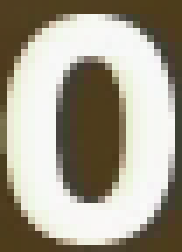
#> input picture assets/wins/0.png, 26 x 36 px, found by its file name (shown 7 times larger)
$ python wins_factory.py
#> lines starting #> are read from the running program, lines starting #| are printed output that depends on the picture
import cv2
import numpy as np

from config import *
from src.service import calc_zncc

TEMPLATE_DIGITS = {
    '0': cv2.imread('./assets/wins/0.png'),
    '1': cv2.imread('./assets/wins/1.png'),
    '2': cv2.imread('./assets/wins/2.png'),
    '3': cv2.imread('./assets/wins/3.png'),
    '4': cv2.imread('./assets/wins/4.png'),
    '5': cv2.imread('./assets/wins/5.png'),
    '6': cv2.imread('./assets/wins/6.png'),
    '7': cv2.imread('./assets/wins/7.png'),
    '8': cv2.imread('./assets/wins/8.png'),
    '9': cv2.imread('./assets/wins/9.png')
}
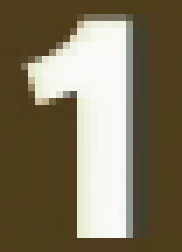
#> input picture assets/wins/1.png, 26 x 36 px, found by its file name (shown 7 times larger)
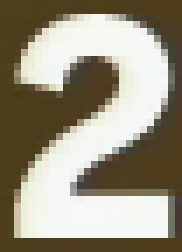
#> input picture assets/wins/2.png, 26 x 36 px, found by its file name (shown 7 times larger)
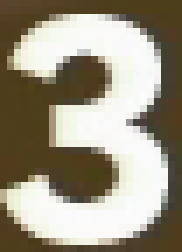
#> input picture assets/wins/3.png, 26 x 36 px, found by its file name (shown 7 times larger)
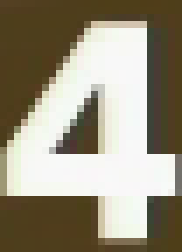
#> input picture assets/wins/4.png, 26 x 36 px, found by its file name (shown 7 times larger)
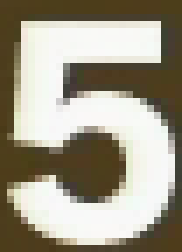
#> input picture assets/wins/5.png, 26 x 36 px, found by its file name (shown 7 times larger)
YMIN = 970
YMAX = 1006
#> (the run stopped early here; a loop or call above may not have finished)
